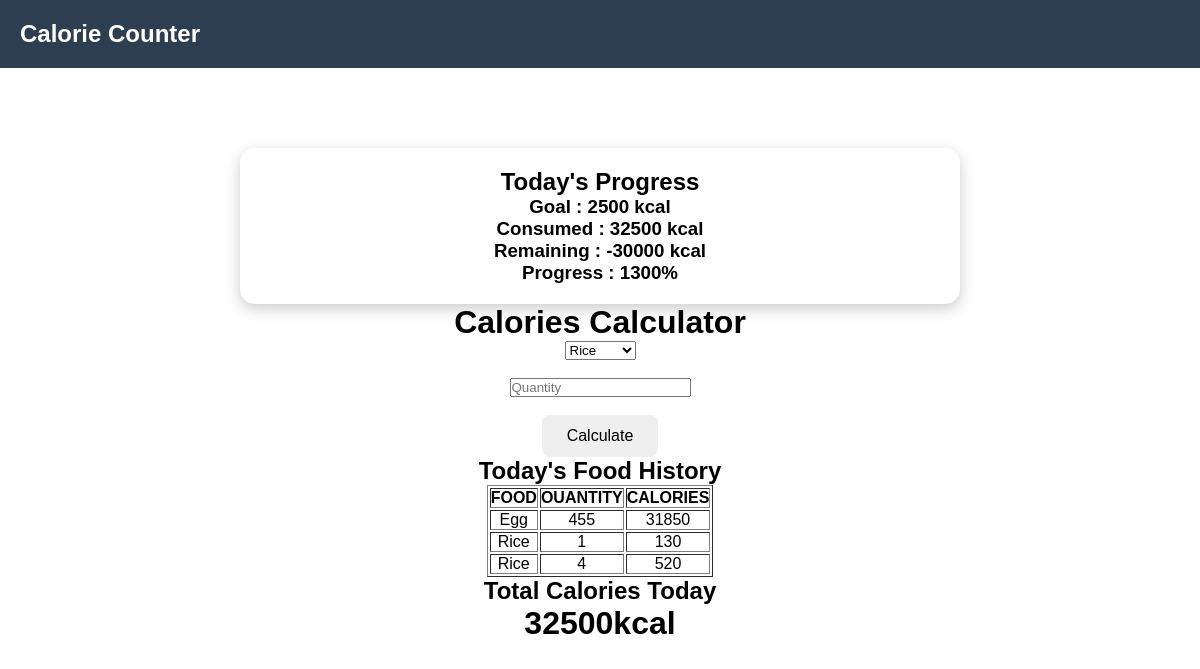
/dashboard, run on the app's committed database.
### tables this page shows
CREATE TABLE food_history (
    id INTEGER PRIMARY KEY AUTOINCREMENT,
    food TEXT,
    quantity INTEGER,
    calories INTEGER,
    date TEXT
);

### app.py (the view, shortened to what this page needs)
@app.route("/dashboard", methods=["GET", "POST"])
def dashboard():
    calories = None
    food_data = {
        "Rice": 130,
        "Egg": 70,
        "Banana": 105,
        "Apple": 95,
        "Chicken": 239
    }
    conn = sqlite3.connect("calories.db")
    cursor = conn.cursor()
    cursor.execute("""
        SELECT food, quantity, calories
        FROM food_history
        ORDER BY id DESC
    """)
    history = cursor.fetchall()
    total_calories=0
    for item in history:
        total_calories += item[2]
    conn.close()
    goal = 2500
    consumed = total_calories
    remaining = goal - consumed
    progress = round((consumed / goal) * 100)
    return render_template(
        "dashboard.html",
        calories=calories,
        selected_food=food if request.method == "POST" else None,
        quantity=quantity if request.method == "POST" else None,
        history=history,
        total_calories=total_calories,
        goal=goal,
        consumed=consumed,
        remaining=remaining,
        progress=progress
    )

### templates/dashboard.html (shortened to what this page needs)
<!DOCTYPE html>
<html>
<head>
    <link rel="stylesheet" href="{{ url_for('static', filename='style.css') }}">
</head>
<body>
<nav>
    <h2>Calorie Counter</h2>
</nav>
<div class="dashboard">
    <div class="hero-card">
    <h2>Today's Progress</h2>
    <h3>Goal : {{ goal }} kcal</h3>
    <h3>Consumed : {{ consumed }} kcal</h3>
    <h3>Remaining : {{ remaining }} kcal</h3>
    <h3>Progress : {{ progress }}%</h3>
</div>
    <h1>Calories Calculator</h1>
    <form method="POST">
        <select name="food">
            <option>Rice</option>
        </select>
        <br><br>
        <input type="number"
               name="quantity"
               placeholder="Quantity"
               required>
        <br><br>
        <button type="submit">
            Calculate
        </button>
    </form>
    <h2>Today's Food History</h2>
    <table border="1" cellpadding="10" style="margin:auto;">
        <tr>
            <th>FOOD</th>
            <th>OUANTITY</th>
            <th>CALORIES</th>
        </tr>
        {%for item in history%}
        <tr>
            <td>{{item[0]}}</td>
            <td>{{item[1]}}</td>
            <td>{{item[2]}}</td>
        </tr>
        {% endfor %}
    </table>
    <h2>Total Calories Today</h2>
    <h1>{{total_calories}}kcal</h1>
</div>
</body>
</html>

### static/style.css (style rules this page uses)
* { margin:0; padding:0; box-sizing:border-box; }
body { font-family:Arial, sans-serif; }
nav { background:#2c3e50; color:white; padding:20px; }
button { padding:12px 25px; border:none; border-radius:8px; cursor:pointer; font-size:16px; }
nav { display:flex; justify-content:space-between; align-items:center; }
.dashboard { text-align:center; margin-top:80px; }
.hero-card { width:60%; margin:auto; margin-top:20px; background:white; padding:20px; border-radius:15px; box-shadow:0 5px 15px rgba(0,0,0,0.2); text-align:center; }

### data on the page
food_history: food "Egg", quantity "455", calories "31850"
food_history: food "Rice", quantity "1", calories "130"
food_history: food "Rice", quantity "4", calories "520"

### other printed values
{{ goal }} "2500"
{{ consumed }} "32500"
{{ remaining }} "-30000"
{{ progress }} "1300"
{{ total_calories }} "32500"
